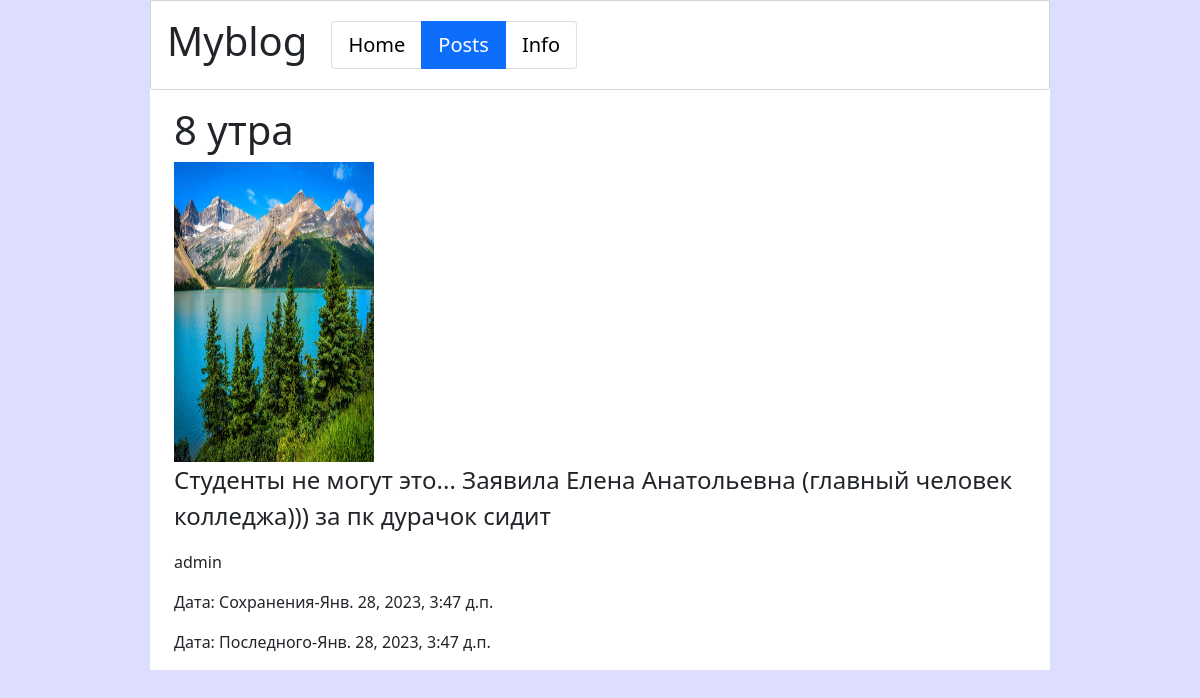
The page /posts/post/2 on the database its author committed.
### posts/models.py (models this page shows)
class Post(models.Model):
    title=models.CharField(max_length=128, verbose_name="Заголовок")
    text=models.TextField(blank=False, verbose_name="Текст")
    img=models.ImageField(upload_to="%Y/%m/%d/", verbose_name="Изображение")
    published=models.BooleanField(default=False, verbose_name="Опубликовано")
    publish_date=models.DateTimeField(auto_now_add=True, verbose_name="Дата публикации")
    change_date=models.DateTimeField(auto_now=True, verbose_name="Дата изменения")
    author = models.ForeignKey(User, on_delete=models.CASCADE, verbose_name="Автор")
    likes = models.ManyToManyField(User, related_name="liked_posts", verbose_name="Лайки")
    class Meta:
        verbose_name = "Пост"
        verbose_name_plural = "Посты"
        ordering = ["-publish_date", "-change_date"]

### posts/views.py (the view)
# urls.py: path("post/<int:pk>", post_id_view, name="post"),
def post_id_view(request, pk):
    pk = get_object_or_404(Post, pk=pk)
    context = {"pk": pk,'page':'posts'}
    return render(request, "posts/post_id.html", context)

### posts/templates/posts/post_id.html
{% extends 'root.html' %}
{% block content %}
    <div class="ms-4 me-4">
        <h1>{{ pk.title }}</h1>
        <img src="{{ pk.img.url }}" alt="" width="200px" height="300px">
        <p class="fs-4">{{ pk.text }}</p>
        <p>{{ pk.author.username }}</p>
        <p>Дата: Сохранения-{{ pk.publish_date }}</p>
        <p>Дата: Последного-{{ pk.change_date }}</p>
    </div>
{% endblock %}

### rows shown on the page
Post: title "8 утра", img (picture), text "Студенты не могут это... Заявила Елена Анатольевна (главный человек колледжа))) за пк дурачок сидит", author.username "admin", publish_date "Янв. 28, 2023, 3:47 д.п.", change_date "Янв. 28, 2023, 3:47 д.п."
